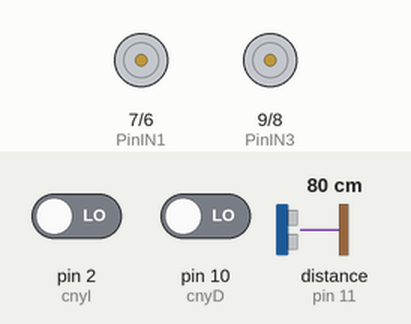
A sketch run on a simulated Arduino Uno, built with avr-gcc and run on an emulated ATmega328P. Shown: motor-driver pin pairs drawn as motors (green arrow = first pin HIGH = forward, orange = second pin HIGH = backward, longer = more drive). The inputs (shaded band) are chosen by the test bench; at power-on: pin 2 (cnyI) LOW, distance to the obstacle (sensor on pin 11) 80 cm, pin 10 (cnyD) LOW. The echo pulse lasts 58.3 µs per cm.

Above: at 0.1 s.
At 5.8 s:
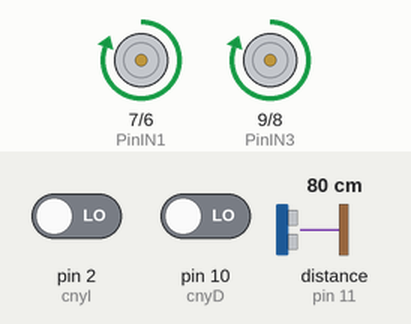
5.9 s: pin 2 (cnyI) driven HIGH
At 6.12 s:
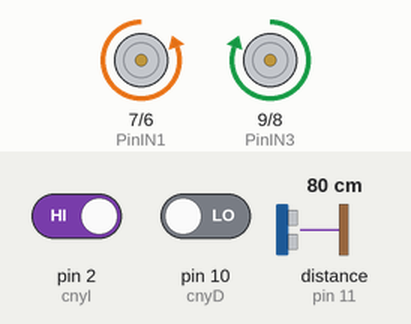
8.9 s: distance to the obstacle (sensor on pin 11) set to 2 cm
11.9 s: distance to the obstacle (sensor on pin 11) set to 60 cm
14.9 s: distance to the obstacle (sensor on pin 11) set to 4 cm
Timing chart, 0 to 18.9 s (numbered marks = the images above; inputs shaded):
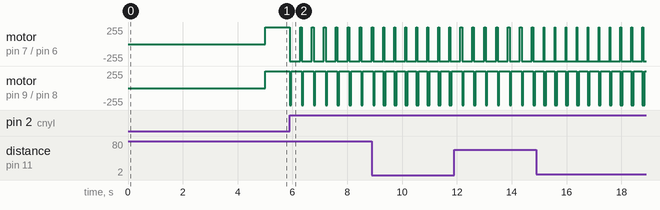

The sketch:

MiniZumo.ino
```cpp
/*Declaracion e inicializacion de variables*/
/*Temporizador*/
bool encendido = false;
/*SENSOR OPTICO CNY70*/
int cnyI = 2;//Color - Cafe
int cnyD = 10;//Color - Azul

/*SENSOR ULTRASONICO HC-SR04*/
const int pinecho = 11;//Color - Verde
const int pintrigger = 12;//Color - Azul

/*MOTORES*/
//Motor Izquierdo
int PinIN1 = 7;
int PinIN2 = 6;
//Motor Derecho
int PinIN3 = 9;
int PinIN4 = 8;

//Declaracion de variables
int valor_cnyI = 0;
int valor_cnyD = 0;
//Variables para cálculos
unsigned int tiempo, distancia;

void setup()
{
  //Serial.begin(9600);//Inicializar la comunicación serial

  pinMode(cnyI, INPUT);//Definir el pin como entrada del sensor
  pinMode(cnyD, INPUT);//Definir el pin como entrada del sensor

  pinMode(pinecho, INPUT);
  pinMode(pintrigger, OUTPUT);

  // configuramos los pines como salida
  /*MOTOR IZQUIERDO*/
  pinMode(PinIN1, OUTPUT);
  pinMode(PinIN2, OUTPUT);
  // configuramos los pines como salida
  /*MOTOR DERECHO*/
  pinMode(PinIN3, OUTPUT);
  pinMode(PinIN4, OUTPUT);
}

void ultrasonico(){
  // ENVIAR PULSO DE DISPARO EN EL PIN "TRIGGER"
  digitalWrite(pintrigger, LOW);
  delayMicroseconds(2);
  digitalWrite(pintrigger, HIGH);

  // EL PULSO DURA AL MENOS 10 uS EN ESTADO ALTO
  delayMicroseconds(10);
  digitalWrite(pintrigger, LOW);

  // MEDIR EL TIEMPO EN ESTADO ALTO DEL PIN "ECHO" EL PULSO ES PROPORCIONAL A LA DISTANCIA MEDIDA
  tiempo = pulseIn(pinecho, HIGH);

  // LA VELOCIDAD DEL SONIDO ES DE 340 M/S O 29 MICROSEGUNDOS POR CENTIMETRO
  // DIVIDIMOS EL TIEMPO DEL PULSO ENTRE 58, TIEMPO QUE TARDA RECORRER IDA Y VUELTA UN CENTIMETRO LA ONDA SONORA
  distancia = tiempo / 58;

  // ENVIAR EL RESULTADO AL MONITOR SERIAL
  //Serial.print(distancia);
  //Serial.println(" cm");
  delay(10);//
}

void adelante(){
  digitalWrite (PinIN1, HIGH);
  digitalWrite (PinIN2, LOW);

  digitalWrite (PinIN4, HIGH);
  digitalWrite (PinIN3, LOW);
}

void atras(){
  digitalWrite (PinIN1, LOW);
  digitalWrite (PinIN2, HIGH);

  digitalWrite (PinIN4, LOW);
  digitalWrite (PinIN3, HIGH);
}

void izquierda(){
  digitalWrite (PinIN1, LOW);
  digitalWrite (PinIN2, HIGH);
  digitalWrite (PinIN4, HIGH);
  digitalWrite (PinIN3, LOW);
}

void derecha(){
  digitalWrite (PinIN1, HIGH);
  digitalWrite (PinIN2, LOW);
  digitalWrite (PinIN4, LOW);
  digitalWrite (PinIN3, HIGH);
}

void rotar(){
  derecha();
  delay(30);
}

void loop()
{//Siguiendo la logica del diagrama de flujo
  /*1. Esperar 5 segundos.*/
  if(encendido==false){
    delay(5000);
    encendido=true;
  }

  /*2. Leer valor de los sensores opticos CNY70.*/
  valor_cnyI=digitalRead(cnyI);//Leer y almacenar el valor del sensor
  valor_cnyD=digitalRead(cnyD);//Leer y almacenar el valor del sensor

  //1=Blanco
  //0=Negro
  /*3. Si ambos sensores detectan color Blanco*/
  if(valor_cnyI == 1 && valor_cnyD == 1){
    //Serial.print("Linea blanca Ambos\n");//Imprimir en el monitor serial "linea blanca ambos"
    atras();
    delay(300);

  }
  /*3. Si sensor izquierdo detecta blanco*/
  if(valor_cnyI == 1 && valor_cnyD == 0){
    //Serial.print("Linea blanca Izquierda\n");
    izquierda();
    delay(60);
    atras();
    delay(300);
  }
  /*4. Si sensor derecho detecta blanco*/
  if(valor_cnyD == 1 && valor_cnyI == 0){
    //Serial.print("Linea blanca Derecha\n");
    derecha();
    delay(30);
    atras();
    delay(300);
  }

  ultrasonico();
  if (distancia <= 50 || distancia > 400) {
    adelante();
    delay(30);
  } else {
    rotar();
    delay(30);
  }
}
```

Measured:
- after the input at 5.9 s, motor on pin 7 (PinIN1) / pin 6 (PinIN2): alternates forward 255/255 for 0.06 s and backward 255/255 for 0.38 s, starting at once; motor on pin 9 (PinIN3) / pin 8 (PinIN4): alternates forward 255/255 for 0.38 s and backward 255/255 for 0.06 s, starting at once
